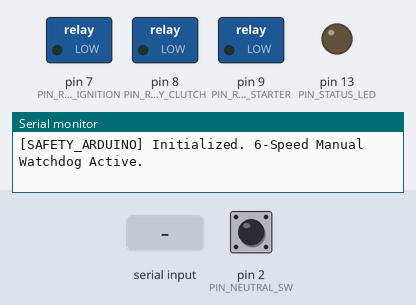
Bench run of a sketch on a simulated Arduino Uno, built with avr-gcc and run on an emulated ATmega328P. Shown: switched loads named in the sketch (green lamp = pin HIGH), output pins drawn as LEDs (lit = HIGH), the last lines printed to the serial monitor. Dashed ring = blinking. Inputs (shaded band) come from the test bench; at power-on: pin 2 (PIN_NEUTRAL_SW) HIGH.

Above: at 1.2 s.
1.3 s: "CMD_START_SEQUENCE\n" received over Serial
At 1.31 s:
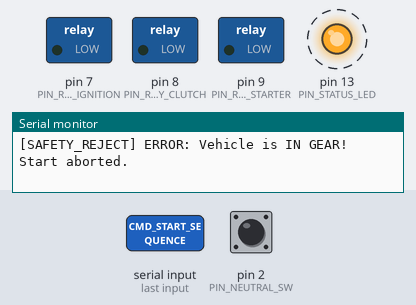
4.3 s: "QUERY_STATUS\n" received over Serial
5.8 s: "CMD_KILL_IGNITION\n" received over Serial
Timing chart, 0 to 8.8 s (numbered marks = the images above; inputs shaded):
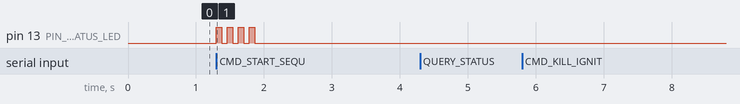

The sketch:

ignition_safety.ino
```cpp
/*
  ignition_safety.ino - Arduino Uno Hardware Safety Referee & Starter Watchdog
  Target Vehicle: 2013-2016 Dodge Dart 1.4L Turbo MultiAir (6-Speed Manual)

  Responsibilities:
  1. Read physical Neutral Switch from C635 manual gearbox (Pin D2).
  2. Read physical Clutch Interlock switch (Pin D3).
  3. Enforce hard-coded 2.0-second maximum starter crank timeout (prevents starter fires).
  4. Enforce engine running lockout (Never crank if engine is already running).
  5. Control Clutch Bypass Relay and Starter Solenoid / EVO-ALL Trigger.
*/

// --- PIN ASSIGNMENTS ---
const int PIN_NEUTRAL_SW     = 2;  // Input: Ground when in Neutral (INPUT_PULLUP)
const int PIN_CLUTCH_SW      = 3;  // Input: Ground when clutch pedal is down
const int PIN_RELAY_IGNITION = 7;  // Output: Powers 12V ACC / Ignition circuits
const int PIN_RELAY_CLUTCH   = 8;  // Output: Simulates clutch depressed for start
const int PIN_RELAY_STARTER  = 9;  // Output: Pulses starter solenoid / EVO-ALL trigger
const int PIN_STATUS_LED     = 13; // Onboard LED status indicator

// --- CONSTANTS ---
const unsigned long MAX_CRANK_MS = 2000;    // Absolute 2.0s hardware safety cutoff
const unsigned long SERIAL_TIMEOUT = 5000;  // 5s watchdog if Pi connection drops

// --- STATE VARIABLES ---
bool engineRunning = false;
unsigned long crankStartTime = 0;
bool isCranking = false;

void setup() {
  Serial.begin(115200);

  pinMode(PIN_NEUTRAL_SW, INPUT_PULLUP);
  pinMode(PIN_CLUTCH_SW, INPUT_PULLUP);

  pinMode(PIN_RELAY_IGNITION, OUTPUT);
  pinMode(PIN_RELAY_CLUTCH, OUTPUT);
  pinMode(PIN_RELAY_STARTER, OUTPUT);
  pinMode(PIN_STATUS_LED, OUTPUT);

  // Default all relays to OFF (Safe state)
  digitalWrite(PIN_RELAY_IGNITION, LOW);
  digitalWrite(PIN_RELAY_CLUTCH, LOW);
  digitalWrite(PIN_RELAY_STARTER, LOW);
  digitalWrite(PIN_STATUS_LED, LOW);

  Serial.println(F("[SAFETY_ARDUINO] Initialized. 6-Speed Manual Watchdog Active."));
}

void loop() {
  // 1. Hardware Neutral Check (Pin goes LOW when shifter is in neutral gate)
  bool inNeutral = (digitalRead(PIN_NEUTRAL_SW) == LOW);

  // 2. Hardware Starter Watchdog (Hard cutoff at 2.0s even if Pi freezes!)
  if (isCranking) {
    if (millis() - crankStartTime >= MAX_CRANK_MS || engineRunning) {
      abortCrank();
      Serial.println(F("[SAFETY] Crank cut: Max duration reached or engine caught."));
    }
  }

  // 3. Listen for commands from Raspberry Pi 5
  if (Serial.available() > 0) {
    String cmd = Serial.readStringUntil('\n');
    cmd.trim();

    if (cmd == "QUERY_STATUS") {
      Serial.print(F("STATUS:"));
      Serial.print(inNeutral ? F("NEUTRAL_OK,") : F("IN_GEAR_LOCKED,"));
      Serial.println(engineRunning ? F("RUNNING") : F("STOPPED"));
    }

    else if (cmd.startsWith("RPM:")) {
      float rpm = cmd.substring(4).toFloat();
      engineRunning = (rpm > 450.0);
    }

    else if (cmd == "CMD_START_SEQUENCE") {
      // MANDATORY SAFETY INTERLOCK CHECK:
      if (!inNeutral) {
        Serial.println(F("[SAFETY_REJECT] ERROR: Vehicle is IN GEAR! Start aborted."));
        flashErrorLed();
      } else if (engineRunning) {
        Serial.println(F("[SAFETY_REJECT] ERROR: Engine already running!"));
      } else {
        // Safe to execute start sequence
        executeSafeStart();
      }
    }

    else if (cmd == "CMD_KILL_IGNITION") {
      digitalWrite(PIN_RELAY_IGNITION, LOW);
      abortCrank();
      Serial.println(F("[SAFETY] Ignition cut."));
    }
  }
}

void executeSafeStart() {
  Serial.println(F("[SAFETY_PASS] Neutral confirmed. Engaging start sequence..."));

  // 1. Turn on Ignition & simulate clutch depressed
  digitalWrite(PIN_RELAY_IGNITION, HIGH);
  digitalWrite(PIN_RELAY_CLUTCH, HIGH);
  delay(300); // 300ms pause to allow fuel pump to prime

  // 2. Engage starter relay
  digitalWrite(PIN_RELAY_STARTER, HIGH);
  crankStartTime = millis();
  isCranking = true;
  digitalWrite(PIN_STATUS_LED, HIGH);
}

void abortCrank() {
  digitalWrite(PIN_RELAY_STARTER, LOW);
  digitalWrite(PIN_RELAY_CLUTCH, LOW);
  isCranking = false;
  digitalWrite(PIN_STATUS_LED, LOW);
}

void flashErrorLed() {
  for (int i = 0; i < 4; i++) {
    digitalWrite(PIN_STATUS_LED, HIGH);
    delay(80);
    digitalWrite(PIN_STATUS_LED, LOW);
    delay(80);
  }
}
```

Measured:
- after the input at 1.3 s, pin 13 (PIN_STATUS_LED): alternates HIGH for 0.08 s and LOW for 0.08 s, 8 changes in all, then stays LOW, starting at once
